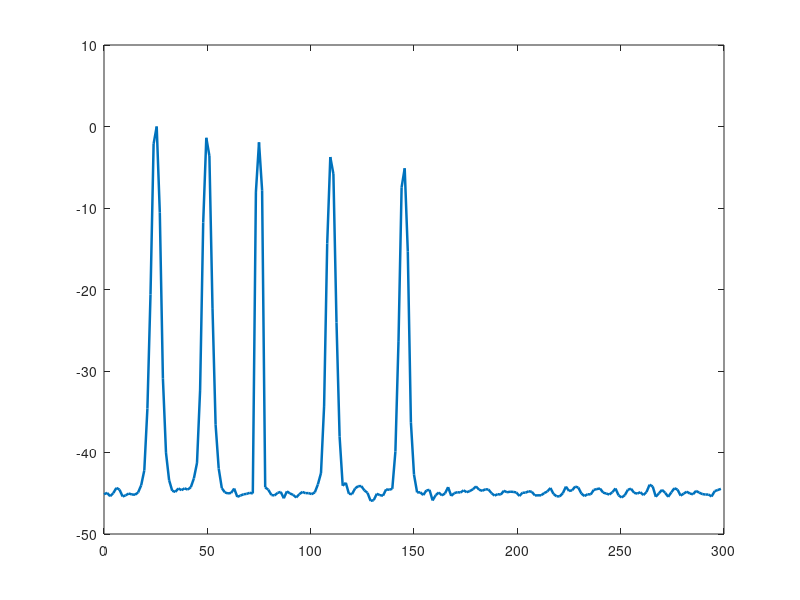

Here is the MATLAB script that generated this plot: (Note: this script raises an error after producing the figure.)
%% ============================================================
%  SARRS STUDIO
%  FIVE-TARGET FMCW RADAR SIMULATION
%
%  File name:
%  FiveTargetRadar.m
%
%  This script performs:
%  1. FMCW radar signal generation
%  2. Five-target simulation
%  3. Range FFT
%  4. Doppler FFT
%  5. Range profile plotting
%  6. Range-Doppler map plotting
%  7. Reliable MAT-file saving
%% ============================================================

clc;
clear;
close all;

fprintf('\n');
fprintf('============================================================\n');
fprintf('SARRS STUDIO - FIVE-TARGET RADAR SIMULATION\n');
fprintf('============================================================\n');

%% ============================================================
% 1. RADAR PARAMETERS
%% ============================================================

c = 3e8;                    % Speed of light
fc = 77e9;                  % Carrier frequency: 77 GHz
lambda = c / fc;            % Wavelength

B = 100e6;                  % FMCW bandwidth: 100 MHz
Tchirp = 40e-6;             % Chirp duration: 40 us
slope = B / Tchirp;         % Chirp slope

Fs = 10e6;                  % ADC sampling frequency
Ns = round(Fs * Tchirp);    % Samples per chirp

Nchirps = 128;              % Number of chirps
PRF = 1 / Tchirp;           % Slow-time sampling frequency

fprintf('\nRADAR PARAMETERS\n');
fprintf('------------------------------------------------------------\n');
fprintf('Carrier frequency : %.2f GHz\n', fc/1e9);
fprintf('Bandwidth         : %.2f MHz\n', B/1e6);
fprintf('Chirp duration    : %.2f us\n', Tchirp*1e6);
fprintf('Sampling frequency: %.2f MHz\n', Fs/1e6);
fprintf('Samples/chirp     : %d\n', Ns);
fprintf('Number of chirps  : %d\n', Nchirps);
fprintf('Chirp slope       : %.3e Hz/s\n', slope);
fprintf('Wavelength        : %.6f m\n', lambda);

%% ============================================================
% 2. TARGET INFORMATION
%% ============================================================

TargetRanges = [25 50 75 110 145];

TargetVelocities = [10 -15 5 -8 20];

TargetAmplitudes = [1.00 0.85 0.75 0.65 0.55];

NumberOfTargets = length(TargetRanges);

fprintf('\nTARGET INFORMATION\n');
fprintf('------------------------------------------------------------\n');

for k = 1:NumberOfTargets

    fprintf(['Target %d: Range = %6.2f m, ' ...
             'Velocity = %6.2f m/s, Amplitude = %.2f\n'], ...
             k, ...
             TargetRanges(k), ...
             TargetVelocities(k), ...
             TargetAmplitudes(k));

end

%% ============================================================
% 3. TIME AXES
%% ============================================================

% Fast-time axis within one chirp
t_fast = (0:Ns-1) / Fs;

% Slow-time axis across chirps
t_slow = (0:Nchirps-1) * Tchirp;

%% ============================================================
% 4. GENERATE RECEIVED BEAT SIGNAL
%
% Beat frequency:
%
% fb = 2 * slope * R / c
%
% Doppler frequency:
%
% fd = 2 * v / lambda
%
% The slow-time Doppler phase is included separately so that
% the Doppler FFT correctly detects target velocities.
%% ============================================================

BeatSignal = zeros(Nchirps, Ns);

for targetIndex = 1:NumberOfTargets

    R0 = TargetRanges(targetIndex);
    v = TargetVelocities(targetIndex);
    A = TargetAmplitudes(targetIndex);

    % Range beat frequency
    fb_range = (2 * slope * R0) / c;

    % Doppler frequency
    fd = (2 * v) / lambda;

    % Range migration during the CPI
    RangeOverSlowTime = R0 + v .* t_slow;

    % Beat frequency variation due to moving target
    fb_moving = (2 * slope .* RangeOverSlowTime) / c;

    % Generate each chirp
    for chirpIndex = 1:Nchirps

        % Fast-time phase caused by target range
        phase_range = 2*pi * fb_moving(chirpIndex) .* t_fast;

        % Slow-time Doppler phase
        phase_doppler = 2*pi * fd * t_slow(chirpIndex);

        % Target beat signal
        targetSignal = A .* exp( ...
            1j .* (phase_range + phase_doppler) );

        % Add target contribution
        BeatSignal(chirpIndex, :) = ...
            BeatSignal(chirpIndex, :) + targetSignal;

    end

end

%% ============================================================
% 5. ADD AWGN NOISE
%% ============================================================

SNR_dB = 25;

signalPower = mean(abs(BeatSignal(:)).^2);

noisePower = signalPower / (10^(SNR_dB/10));

noise = sqrt(noisePower/2) .* ...
    (randn(size(BeatSignal)) + 1j*randn(size(BeatSignal)));

ReceivedSignal = BeatSignal + noise;

%% ============================================================
% 6. RANGE FFT PROCESSING
%% ============================================================

% Window in fast-time
RangeWindow = hann(Ns).';

% Apply range window
RangeWindowedSignal = ReceivedSignal .* RangeWindow;

% Range FFT
RangeFFTFull = fft(RangeWindowedSignal, Ns, 2);

% Keep positive frequency bins only
Nrange = floor(Ns/2);

RangeFFT = RangeFFTFull(:, 1:Nrange);

% Range axis
RangeFrequencyAxis = (0:Nrange-1) * (Fs/Ns);

RangeAxis = (c .* RangeFrequencyAxis) ./ (2*slope);

% Range profile averaged over all chirps
RangeProfile = mean(abs(RangeFFT), 1);

% Normalize range profile
RangeProfileNormalized = RangeProfile ./ max(RangeProfile);

RangeProfile_dB = 20 .* log10(RangeProfileNormalized + eps);

%% ============================================================
% 7. DOPPLER FFT PROCESSING
%% ============================================================

% Window in slow-time
DopplerWindow = hann(Nchirps);

% Apply Doppler window
DopplerWindowedSignal = RangeFFT .* DopplerWindow;

% Doppler FFT along chirp dimension
DopplerFFTComplex = fftshift( ...
    fft(DopplerWindowedSignal, Nchirps, 1), 1);

% Doppler frequency axis
DopplerFrequencyAxis = ...
    (-Nchirps/2 : Nchirps/2-1) .* (PRF/Nchirps);

% Velocity axis
VelocityAxis = (lambda/2) .* DopplerFrequencyAxis;

% Magnitude of range-Doppler map
DopplerMap = abs(DopplerFFTComplex);

% Normalize map
DopplerMapNormalized = DopplerMap ./ max(DopplerMap(:));

% Convert to dB
DopplerMap_dB = 20 .* log10(DopplerMapNormalized + eps);

%% ============================================================
% 8. DISPLAY RANGE PROFILE
%% ============================================================

figure('Name', 'Five-Target Range Profile', ...
       'Color', 'w');

plot(RangeAxis, RangeProfile_dB, ...
     'LineWidth', 1.8);

hold on;

for k = 1:NumberOfTargets

    xline(TargetRanges(k), '--r', ...
        sprintf('%d m', TargetRanges(k)), ...
        'LineWidth', 1.2, ...
        'LabelOrientation', 'aligned', ...
        'LabelVerticalAlignment', 'middle');

end

grid on;

xlabel('Range (m)', 'FontSize', 12);
ylabel('Magnitude (dB)', 'FontSize', 12);

title('Five-Target Range Profile', ...
      'FontSize', 14, ...
      'FontWeight', 'bold');

xlim([0 200]);
ylim([-60 5]);

set(gca, 'FontSize', 11);

%% ============================================================
% 9. DISPLAY RANGE-DOPPLER MAP
%% ============================================================

figure('Name', 'Five-Target Range-Doppler Map', ...
       'Color', 'w');

imagesc(RangeAxis, VelocityAxis, DopplerMap_dB);

axis xy;
colormap turbo;
colorbar;

caxis([-40 0]);

hold on;

for k = 1:NumberOfTargets

    plot(TargetRanges(k), TargetVelocities(k), ...
        'wo', ...
        'MarkerSize', 9, ...
        'LineWidth', 1.5);

    text(TargetRanges(k) + 2, ...
         TargetVelocities(k), ...
         sprintf('T%d', k), ...
         'Color', 'w', ...
         'FontWeight', 'bold', ...
         'FontSize', 10);

end

xlabel('Range (m)', 'FontSize', 12);
ylabel('Velocity (m/s)', 'FontSize', 12);

title('Five-Target Range-Doppler Map', ...
      'FontSize', 14, ...
      'FontWeight', 'bold');

xlim([0 200]);
ylim([-25 25]);

set(gca, 'FontSize', 11);

%% ============================================================
% 10. SAVE RADAR RESULT
%% ============================================================

fprintf('\n');
fprintf('============================================================\n');
fprintf('SAVING RADAR SIMULATION RESULT\n');
fprintf('============================================================\n');

% Main result folder
ResultsFolder = fullfile(pwd, 'SARRS_Results');

% Temporary folder
TempFolder = fullfile(ResultsFolder, 'TEMP_FiveTargetRadar');

% Create folders if required
if ~exist(ResultsFolder, 'dir')
    mkdir(ResultsFolder);
end

if ~exist(TempFolder, 'dir')
    mkdir(TempFolder);
end

% Timestamp
TimeStamp = datestr(now, 'yyyymmdd_HHMMSS');

% Final and temporary file names
FinalFileName = sprintf( ...
    'FiveTargetRadar_Result_%s.mat', TimeStamp);

TempFileName = sprintf( ...
    'TEMP_FiveTargetRadar_Result_%s.mat', TimeStamp);

FinalFilePath = fullfile(ResultsFolder, FinalFileName);
TempFilePath = fullfile(TempFolder, TempFileName);

fprintf('\nSaving temporary MAT file:\n');
fprintf('%s\n', TempFilePath);

%% ============================================================
% 11. CREATE STRUCTURE
%% ============================================================

RadarResult = struct();

RadarResult.RadarParameters = struct( ...
    'c', c, ...
    'fc', fc, ...
    'lambda', lambda, ...
    'B', B, ...
    'Tchirp', Tchirp, ...
    'slope', slope, ...
    'Fs', Fs, ...
    'Ns', Ns, ...
    'Nchirps', Nchirps, ...
    'PRF', PRF, ...
    'SNR_dB', SNR_dB);

RadarResult.TargetInformation = struct( ...
    'TargetRanges', TargetRanges, ...
    'TargetVelocities', TargetVelocities, ...
    'TargetAmplitudes', TargetAmplitudes);

RadarResult.SignalData = struct( ...
    'BeatSignal', BeatSignal, ...
    'ReceivedSignal', ReceivedSignal);

RadarResult.RangeProcessing = struct( ...
    'RangeFFT', RangeFFT, ...
    'RangeAxis', RangeAxis, ...
    'RangeProfile', RangeProfile, ...
    'RangeProfile_dB', RangeProfile_dB);

RadarResult.DopplerProcessing = struct( ...
    'DopplerFFTComplex', DopplerFFTComplex, ...
    'DopplerMap', DopplerMap, ...
    'DopplerMap_dB', DopplerMap_dB, ...
    'DopplerFrequencyAxis', DopplerFrequencyAxis, ...
    'VelocityAxis', VelocityAxis);

%% ============================================================
% 12. SAVE ALL IMPORTANT VARIABLES
%% ============================================================

% Save to temporary file first
save(TempFilePath, ...
    'RadarResult', ...
    'c', ...
    'fc', ...
    'lambda', ...
    'B', ...
    'Tchirp', ...
    'slope', ...
    'Fs', ...
    'Ns', ...
    'Nchirps', ...
    'PRF', ...
    'BeatSignal', ...
    'ReceivedSignal', ...
    'RangeFFT', ...
    'RangeAxis', ...
    'RangeProfile', ...
    'RangeProfile_dB', ...
    'DopplerFFTComplex', ...
    'DopplerMap', ...
    'DopplerMap_dB', ...
    'DopplerFrequencyAxis', ...
    'VelocityAxis', ...
    'TargetRanges', ...
    'TargetVelocities', ...
    'TargetAmplitudes', ...
    '-v7');

% Verify temporary file exists and is not empty
if ~exist(TempFilePath, 'file')

    error('Temporary MAT file was not created.');

end

TempFileInfo = dir(TempFilePath);

if TempFileInfo.bytes <= 0

    error('Temporary MAT file is empty.');

end

% Move temporary file to final result folder
[MoveStatus, MoveMessage] = movefile( ...
    TempFilePath, FinalFilePath, 'f');

if ~MoveStatus

    error('Could not move MAT file: %s', MoveMessage);

end

%% ============================================================
% 13. FINAL FILE VERIFICATION
%% ============================================================

if ~exist(FinalFilePath, 'file')

    error('Final MAT file was not created.');

end

FinalFileInfo = dir(FinalFilePath);

if FinalFileInfo.bytes <= 0

    error('Final MAT file is empty.');

end

fprintf('\nRADAR RESULT SAVED SUCCESSFULLY\n');
fprintf('------------------------------------------------------------\n');
fprintf('Final MAT file:\n');
fprintf('%s\n', FinalFilePath);

fprintf('File size: %.2f KB\n', ...
    FinalFileInfo.bytes/1024);

%% ============================================================
% 14. PRINT EXPECTED TARGET DATA
%% ============================================================

fprintf('\nEXPECTED TARGET RANGES:\n');
disp(TargetRanges);

fprintf('EXPECTED TARGET VELOCITIES:\n');
disp(TargetVelocities);

fprintf('\n');
fprintf('============================================================\n');
fprintf('SIMULATION COMPLETED SUCCESSFULLY\n');
fprintf('============================================================\n');
